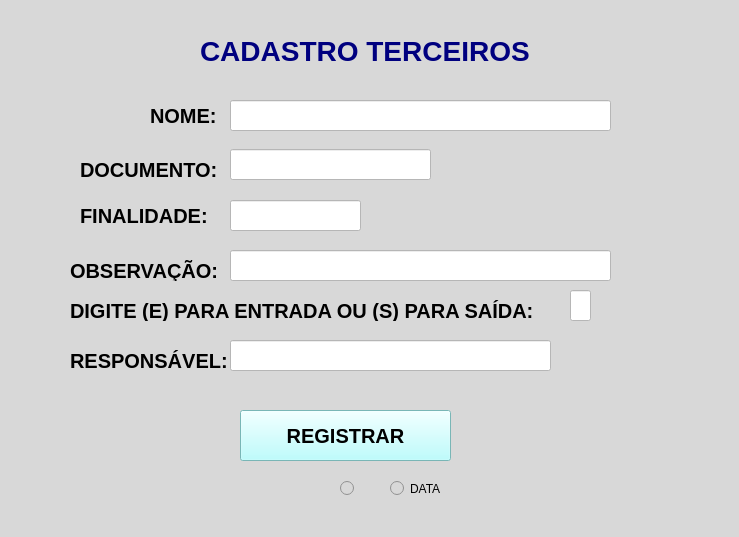
<?xml version="1.0" encoding="UTF-8"?>
<ui version="4.0">
 <class>MainWindow</class>
 <widget class="QMainWindow" name="MainWindow">
  <property name="enabled">
   <bool>true</bool>
  </property>
  <property name="geometry">
   <rect>
    <x>0</x>
    <y>0</y>
    <width>739</width>
    <height>537</height>
   </rect>
  </property>
  <property name="windowTitle">
   <string>MainWindow</string>
  </property>
  <property name="styleSheet">
   <string notr="true">background-color: qlineargradient(spread:pad, x1:0, y1:0, x2:1, y2:0, stop:0 rgba(99, 94, 79, 255), stop:1 rgba(255, 255, 255, 255));
background-color: rgb(216, 216, 216);</string>
  </property>
  <widget class="QWidget" name="centralwidget">
   <widget class="QLabel" name="label_3">
    <property name="geometry">
     <rect>
      <x>120</x>
      <y>210</y>
      <width>81</width>
      <height>16</height>
     </rect>
    </property>
    <property name="text">
     <string/>
    </property>
   </widget>
   <widget class="QLineEdit" name="lineEdit_4">
    <property name="geometry">
     <rect>
      <x>230</x>
      <y>250</y>
      <width>381</width>
      <height>31</height>
     </rect>
    </property>
    <property name="font">
     <font>
      <pointsize>15</pointsize>
     </font>
    </property>
    <property name="styleSheet">
     <string notr="true">background-color: rgb(255, 255, 255);</string>
    </property>
   </widget>
   <widget class="QLabel" name="label_2">
    <property name="geometry">
     <rect>
      <x>80</x>
      <y>160</y>
      <width>141</width>
      <height>20</height>
     </rect>
    </property>
    <property name="font">
     <font>
      <pointsize>15</pointsize>
      <weight>75</weight>
      <bold>true</bold>
     </font>
    </property>
    <property name="text">
     <string>DOCUMENTO:</string>
    </property>
   </widget>
   <widget class="QLabel" name="label">
    <property name="geometry">
     <rect>
      <x>150</x>
      <y>100</y>
      <width>71</width>
      <height>31</height>
     </rect>
    </property>
    <property name="font">
     <font>
      <pointsize>15</pointsize>
      <weight>75</weight>
      <bold>true</bold>
     </font>
    </property>
    <property name="text">
     <string>NOME:</string>
    </property>
   </widget>
   <widget class="QLineEdit" name="lineEdit">
    <property name="geometry">
     <rect>
      <x>230</x>
      <y>100</y>
      <width>381</width>
      <height>31</height>
     </rect>
    </property>
    <property name="font">
     <font>
      <pointsize>15</pointsize>
     </font>
    </property>
    <property name="styleSheet">
     <string notr="true">background-color: rgb(255, 255, 255);</string>
    </property>
    <property name="text">
     <string/>
    </property>
   </widget>
   <widget class="QLineEdit" name="lineEdit_2">
    <property name="geometry">
     <rect>
      <x>230</x>
      <y>149</y>
      <width>201</width>
      <height>31</height>
     </rect>
    </property>
    <property name="font">
     <font>
      <pointsize>15</pointsize>
     </font>
    </property>
    <property name="styleSheet">
     <string notr="true">background-color: rgb(255, 255, 255);</string>
    </property>
   </widget>
   <widget class="QLabel" name="label_5">
    <property name="geometry">
     <rect>
      <x>80</x>
      <y>200</y>
      <width>141</width>
      <height>31</height>
     </rect>
    </property>
    <property name="font">
     <font>
      <pointsize>15</pointsize>
      <weight>75</weight>
      <bold>true</bold>
     </font>
    </property>
    <property name="text">
     <string>FINALIDADE:</string>
    </property>
   </widget>
   <widget class="QLabel" name="label_4">
    <property name="geometry">
     <rect>
      <x>70</x>
      <y>260</y>
      <width>151</width>
      <height>21</height>
     </rect>
    </property>
    <property name="font">
     <font>
      <pointsize>15</pointsize>
      <weight>75</weight>
      <bold>true</bold>
     </font>
    </property>
    <property name="text">
     <string>OBSERVAÇÃO:</string>
    </property>
   </widget>
   <widget class="QLabel" name="label_6">
    <property name="geometry">
     <rect>
      <x>200</x>
      <y>30</y>
      <width>331</width>
      <height>41</height>
     </rect>
    </property>
    <property name="font">
     <font>
      <family>Tahoma</family>
      <pointsize>21</pointsize>
      <weight>75</weight>
      <italic>false</italic>
      <bold>true</bold>
     </font>
    </property>
    <property name="styleSheet">
     <string notr="true">background-color: qlineargradient(spread:pad, x1:0, y1:0, x2:1, y2:0, stop:0 rgba(99, 94, 79, 255), stop:1 rgba(255, 255, 255, 255));
color: rgb(0, 0, 127);
background-color: rgb(216, 216, 216);</string>
    </property>
    <property name="text">
     <string>CADASTRO TERCEIROS</string>
    </property>
   </widget>
   <widget class="QLabel" name="label_7">
    <property name="geometry">
     <rect>
      <x>70</x>
      <y>300</y>
      <width>501</width>
      <height>21</height>
     </rect>
    </property>
    <property name="font">
     <font>
      <pointsize>15</pointsize>
      <weight>75</weight>
      <bold>true</bold>
     </font>
    </property>
    <property name="text">
     <string>DIGITE (E) PARA ENTRADA OU (S) PARA SAÍDA:</string>
    </property>
   </widget>
   <widget class="QLineEdit" name="lineEdit_5">
    <property name="geometry">
     <rect>
      <x>570</x>
      <y>290</y>
      <width>21</width>
      <height>31</height>
     </rect>
    </property>
    <property name="font">
     <font>
      <pointsize>15</pointsize>
     </font>
    </property>
    <property name="styleSheet">
     <string notr="true">background-color: rgb(255, 255, 255);</string>
    </property>
   </widget>
   <widget class="QPushButton" name="pushButton">
    <property name="geometry">
     <rect>
      <x>240</x>
      <y>410</y>
      <width>211</width>
      <height>51</height>
     </rect>
    </property>
    <property name="font">
     <font>
      <pointsize>15</pointsize>
      <weight>75</weight>
      <bold>true</bold>
     </font>
    </property>
    <property name="cursor">
     <cursorShape>OpenHandCursor</cursorShape>
    </property>
    <property name="styleSheet">
     <string notr="true">background:rgb(170, 255, 255)</string>
    </property>
    <property name="text">
     <string>REGISTRAR</string>
    </property>
   </widget>
   <widget class="QLineEdit" name="lineEdit_3">
    <property name="geometry">
     <rect>
      <x>230</x>
      <y>200</y>
      <width>131</width>
      <height>31</height>
     </rect>
    </property>
    <property name="font">
     <font>
      <pointsize>15</pointsize>
     </font>
    </property>
    <property name="styleSheet">
     <string notr="true">background-color: rgb(255, 255, 255);</string>
    </property>
   </widget>
   <widget class="QRadioButton" name="radioButton">
    <property name="enabled">
     <bool>false</bool>
    </property>
    <property name="geometry">
     <rect>
      <x>340</x>
      <y>480</y>
      <width>31</width>
      <height>17</height>
     </rect>
    </property>
    <property name="text">
     <string/>
    </property>
   </widget>
   <widget class="QLabel" name="label_8">
    <property name="geometry">
     <rect>
      <x>70</x>
      <y>350</y>
      <width>161</width>
      <height>21</height>
     </rect>
    </property>
    <property name="font">
     <font>
      <pointsize>15</pointsize>
      <weight>75</weight>
      <bold>true</bold>
     </font>
    </property>
    <property name="text">
     <string>RESPONSÁVEL:</string>
    </property>
   </widget>
   <widget class="QLineEdit" name="lineEdit_6">
    <property name="geometry">
     <rect>
      <x>230</x>
      <y>340</y>
      <width>321</width>
      <height>31</height>
     </rect>
    </property>
    <property name="font">
     <font>
      <pointsize>15</pointsize>
     </font>
    </property>
    <property name="styleSheet">
     <string notr="true">background-color: rgb(255, 255, 255);</string>
    </property>
   </widget>
   <widget class="QRadioButton" name="radioButton_2">
    <property name="geometry">
     <rect>
      <x>390</x>
      <y>480</y>
      <width>51</width>
      <height>17</height>
     </rect>
    </property>
    <property name="text">
     <string>DATA</string>
    </property>
   </widget>
  </widget>
  <widget class="QMenuBar" name="menubar">
   <property name="geometry">
    <rect>
     <x>0</x>
     <y>0</y>
     <width>739</width>
     <height>21</height>
    </rect>
   </property>
  </widget>
  <widget class="QStatusBar" name="statusbar"/>
 </widget>
 <resources/>
 <connections/>
</ui>
